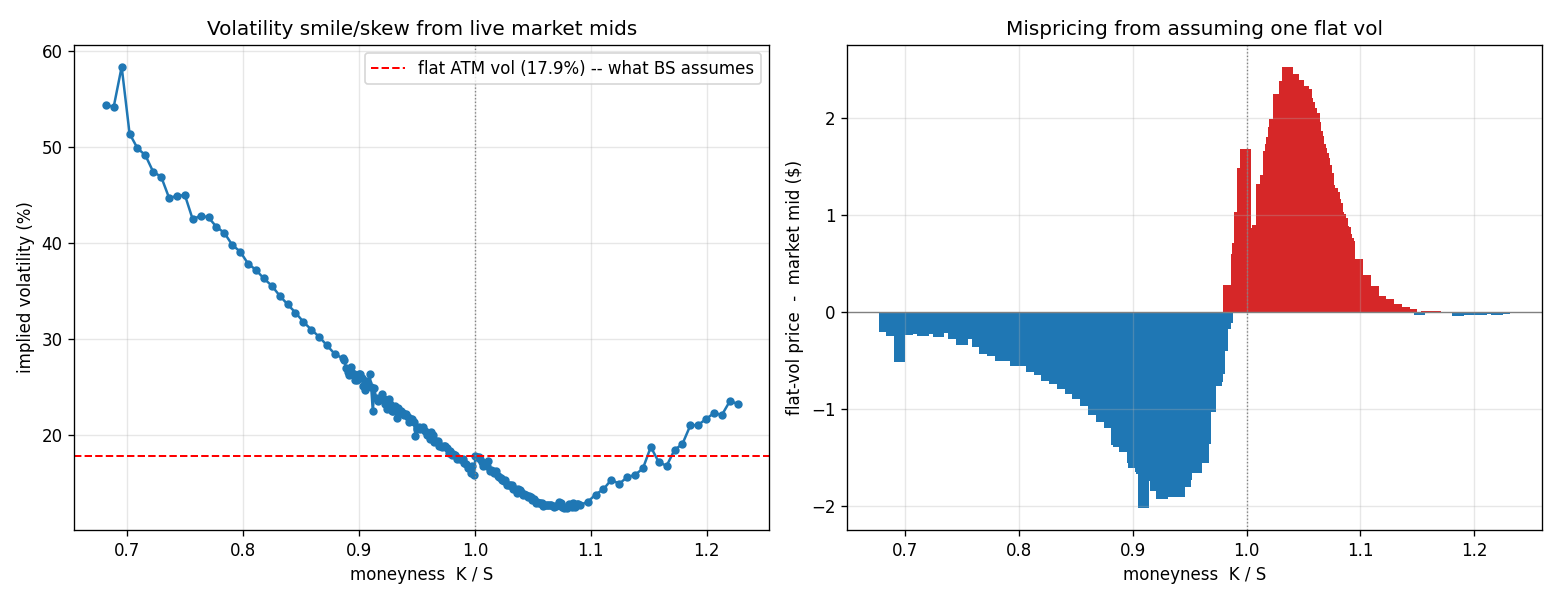

Write the Python code that produced this figure.
"""
vol_smile.py - Module 7 of the Options Market Maker (the cherry on top)

Pulls a live options chain, inverts each strike's market mid-price into an
implied volatility using the Module 2 solver, and plots the volatility smile /
skew. Then it demonstrates the concrete failure of the flat-vol Black-Scholes
assumption: price every strike with a single ATM vol and measure the mispricing
against the market.

The point: BS assumes ONE volatility for all strikes (a flat line). Real markets
price a SKEW -- OTM puts carry higher implied vol than OTM calls (crash fear).
That curve is exactly where a flat-vol model misprices, and this module
quantifies it in dollars.

We use the liquid OTM wing of each side (puts below spot, calls above) because
those are the cleanest, tightest-quoted options to invert.

Integrates with: black_scholes.py, implied_vol.py  (the Module 2 solver)
Data: yfinance (run locally, needs internet).
"""

import numpy as np
import pandas as pd
from datetime import datetime
from black_scholes import black_scholes
from implied_vol import implied_vol


def fetch_chain(ticker="SPY", target_dte=30, r=0.04):
    """
    Pull the options chain for the expiry closest to `target_dte` days out.
    Returns (spot, T_years, DataFrame[strike, type, mid]).
    """
    import yfinance as yf
    tk = yf.Ticker(ticker)
    spot = float(tk.fast_info["last_price"])

    today = datetime.now().date()
    expiries = tk.options
    # pick expiry closest to target days-to-expiry
    dtes = {e: abs((datetime.strptime(e, "%Y-%m-%d").date() - today).days - target_dte)
            for e in expiries}
    expiry = min(dtes, key=dtes.get)
    dte = (datetime.strptime(expiry, "%Y-%m-%d").date() - today).days
    T = max(dte, 1) / 365.0

    chain = tk.option_chain(expiry)

    def get_mid(row):
        """Live mid from bid/ask; fall back to lastPrice when the market is
        closed (bid/ask come back as 0/NaN outside US trading hours)."""
        bid, ask = row.bid, row.ask
        if pd.notna(bid) and pd.notna(ask) and bid > 0 and ask > 0:
            return 0.5 * (bid + ask)
        last = getattr(row, "lastPrice", float("nan"))
        if pd.notna(last) and last > 0:
            return float(last)
        return float("nan")

    rows = []
    for _, row in chain.puts.iterrows():      # OTM puts (strike <= spot)
        if row.strike <= spot:
            m = get_mid(row)
            if m == m:                        # not NaN
                rows.append({"strike": row.strike, "type": "put", "mid": m})
    for _, row in chain.calls.iterrows():     # OTM calls (strike > spot)
        if row.strike > spot:
            m = get_mid(row)
            if m == m:
                rows.append({"strike": row.strike, "type": "call", "mid": m})

    if not rows:
        raise RuntimeError(
            "No usable option quotes (bid/ask and lastPrice all empty). "
            "Yahoo sometimes returns nothing outside US market hours -- "
            "try again, or pick a different expiry/ticker.")

    df = pd.DataFrame(rows).sort_values("strike").reset_index(drop=True)
    src = "bid/ask mid" if (chain.puts["bid"] > 0).any() else "lastPrice (market closed)"
    print(f"{ticker}: spot={spot:.2f}  expiry={expiry} ({dte}d, T={T:.4f})  "
          f"strikes={len(df)}  price_source={src}")
    return spot, T, df


def build_smile(spot, T, df, r=0.04):
    """Invert each strike's mid price into an implied vol via the M2 solver."""
    ivs = []
    for _, row in df.iterrows():
        try:
            iv = implied_vol(row["mid"], spot, row["strike"], T, r, row["type"])
        except Exception:
            iv = np.nan
        ivs.append(iv)
    out = df.copy()
    out["iv"] = ivs
    out["moneyness"] = out["strike"] / spot
    # keep sane inversions only
    out = out[(out["iv"] > 0.01) & (out["iv"] < 3.0)].reset_index(drop=True)
    return out


def flat_vol_mispricing(spot, T, smile, r=0.04):
    """
    Price every strike with a single ATM flat vol and compare to market mid.
    Quantifies how badly the flat-vol BS assumption misprices the wings.
    """
    # ATM vol = iv of the strike nearest spot
    atm_idx = (smile["moneyness"] - 1.0).abs().idxmin()
    atm_vol = smile.loc[atm_idx, "iv"]

    errs = []
    for _, row in smile.iterrows():
        flat = black_scholes(spot, row["strike"], T, r, atm_vol, row["type"])
        errs.append(flat - row["mid"])
    smile = smile.copy()
    smile["flat_price"] = [black_scholes(spot, k, T, r, atm_vol, t)
                           for k, t in zip(smile["strike"], smile["type"])]
    smile["mispricing"] = smile["flat_price"] - smile["mid"]
    smile["mispricing_pct"] = smile["mispricing"] / smile["mid"] * 100
    return atm_vol, smile


def report(spot, smile, atm_vol):
    # skew summary: vol at ~90% and ~110% moneyness vs ATM
    def vol_at(m):
        i = (smile["moneyness"] - m).abs().idxmin()
        return smile.loc[i, "iv"], smile.loc[i, "moneyness"]
    v90, m90 = vol_at(0.90)
    v110, m110 = vol_at(1.10)
    print(f"\nATM implied vol         : {atm_vol*100:.1f}%")
    print(f"~90% moneyness vol      : {v90*100:.1f}%  (m={m90:.3f})  <- OTM put wing")
    print(f"~110% moneyness vol     : {v110*100:.1f}% (m={m110:.3f})  <- OTM call wing")
    print(f"put-call skew (v90-v110): {(v90 - v110)*100:+.1f} vol pts  "
          f"<- positive = downside fear")
    worst = smile.loc[smile["mispricing"].abs().idxmax()]
    print(f"\nFlat-vol BS worst mispricing: ${worst['mispricing']:+.2f} "
          f"({worst['mispricing_pct']:+.0f}%) at strike {worst['strike']:.0f} "
          f"({worst['type']})")
    print("  -> using one flat vol for all strikes misprices the wings; this is")
    print("     exactly the model error the smile reveals.")


def plot_smile(spot, smile, atm_vol, fname="vol_smile.png"):
    import matplotlib.pyplot as plt
    fig, ax = plt.subplots(1, 2, figsize=(13, 5))

    ax[0].plot(smile["moneyness"], smile["iv"] * 100, "o-", ms=4)
    ax[0].axhline(atm_vol * 100, color="r", ls="--", lw=1.2,
                  label=f"flat ATM vol ({atm_vol*100:.1f}%) -- what BS assumes")
    ax[0].axvline(1.0, color="grey", ls=":", lw=0.8)
    ax[0].set_xlabel("moneyness  K / S")
    ax[0].set_ylabel("implied volatility (%)")
    ax[0].set_title("Volatility smile/skew from live market mids")
    ax[0].legend(); ax[0].grid(alpha=0.3)

    ax[1].bar(smile["moneyness"], smile["mispricing"],
              width=0.01, color=np.where(smile["mispricing"] >= 0, "tab:red", "tab:blue"))
    ax[1].axhline(0, color="grey", lw=0.8)
    ax[1].axvline(1.0, color="grey", ls=":", lw=0.8)
    ax[1].set_xlabel("moneyness  K / S")
    ax[1].set_ylabel("flat-vol price  -  market mid ($)")
    ax[1].set_title("Mispricing from assuming one flat vol")
    ax[1].grid(alpha=0.3)

    plt.tight_layout(); plt.savefig(fname, dpi=120)
    print(f"\nsaved {fname}")


if __name__ == "__main__":
    spot, T, df = fetch_chain("SPY", target_dte=30)
    smile = build_smile(spot, T, df)
    atm_vol, smile = flat_vol_mispricing(spot, T, smile)
    report(spot, smile, atm_vol)
    plot_smile(spot, smile, atm_vol)
